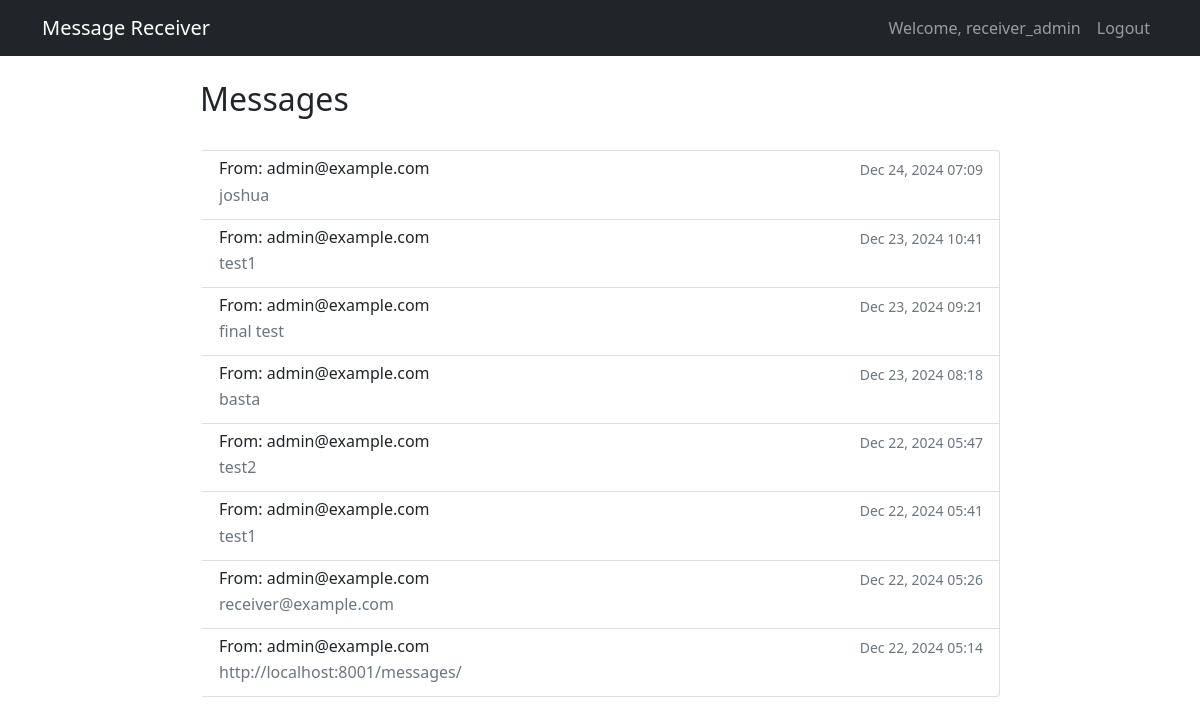
The app's page / (signed in) with its own data.
### core/models.py (models this page shows, shortened)
class ReceivedMessage(models.Model):
    receiver = models.ForeignKey(User, on_delete=models.CASCADE, related_name='received_messages')
    sender_email = models.EmailField()
    encrypted_content = models.TextField()
    decrypted_content = models.TextField(blank=True)
    timestamp = models.DateTimeField(auto_now_add=True)
    is_read = models.BooleanField(default=False)
    original_message_id = models.IntegerField(null=True, blank=True)
    class Meta:
        ordering = ['-timestamp']

### core/views.py (the view)
# urls.py: path('', inbox_view, name='inbox'),
@login_required
def inbox_view(request):
    received_messages = ReceivedMessage.objects.filter(receiver=request.user).order_by('-timestamp')
    sent_messages = SentMessage.objects.filter(sender=request.user).order_by('-timestamp')
    unread_count = received_messages.filter(is_read=False).count()
    return render(request, 'core/inbox.html', {
        'received_messages': received_messages,
        'sent_messages': sent_messages,
        'unread_count': unread_count
    })

### core/templates/core/inbox.html (shortened to what this page needs)
<!DOCTYPE html>
<html>
  <head>
    <link
      href="https://cdn.jsdelivr.net/npm/bootstrap@5.1.3/dist/css/bootstrap.min.css"
      rel="stylesheet"
    />
  </head>
  <body>
    <nav class="navbar navbar-expand-lg navbar-dark bg-dark">
      <div class="container">
        <a class="navbar-brand" href="{% url 'inbox' %}">Message Receiver</a>
        <div class="navbar-nav ms-auto">
          <span class="nav-item nav-link">Welcome, {{ user.username }}</span>
          <a class="nav-item nav-link" href="{% url 'logout' %}">Logout</a>
        </div>
      </div>
    </nav>
    <div class="container mt-4">
      <div class="message-container">
        <div class="d-flex justify-content-between align-items-center mb-4">
          <h2>Messages</h2>
        </div>
        <div class="list-group">
          {% for message in received_messages %}
          <a
            href="{% url 'message_detail' message.id %}"
            class="list-group-item list-group-item-action message-item {% if not message.is_read %}unread{% endif %}"
          >
            <div class="d-flex w-100 justify-content-between">
              <h6 class="mb-1">From: {{ message.sender_email }}</h6>
              <small class="message-meta"
                >{{ message.timestamp|date:"M d, Y H:i" }}</small
              >
            </div>
            <p class="mb-1 message-preview">{{ message.decrypted_content }}</p>
          </a>
          {% empty %}
          <div class="alert alert-info">No messages received.</div>
          {% endfor %}
        </div>
      </div>
    </div>
  </body>
</html>

### core/templates/core/inbox.html (style rules this page uses)
.message-container { max-width: 800px; margin: 0 auto; }
.message-item { border-left: 3px solid transparent; transition: all 0.2s; }
.message-meta { font-size: 0.875rem; color: #6c757d; }
.message-preview { color: #6c757d; overflow: hidden; text-overflow: ellipsis; white-space: nowrap; }

### records on screen
ReceivedMessage: sender_email "admin@example.com", timestamp "Dec 24, 2024 07:09", decrypted_content "joshua"
ReceivedMessage: sender_email "admin@example.com", timestamp "Dec 23, 2024 10:41", decrypted_content "test1"
ReceivedMessage: sender_email "admin@example.com", timestamp "Dec 23, 2024 09:21", decrypted_content "final test"
ReceivedMessage: sender_email "admin@example.com", timestamp "Dec 23, 2024 08:18", decrypted_content "basta"
ReceivedMessage: sender_email "admin@example.com", timestamp "Dec 22, 2024 05:47", decrypted_content "test2"
ReceivedMessage: sender_email "admin@example.com", timestamp "Dec 22, 2024 05:41", decrypted_content "test1"
ReceivedMessage: sender_email "admin@example.com", timestamp "Dec 22, 2024 05:26", decrypted_content "receiver@example.com"
ReceivedMessage: sender_email "admin@example.com", timestamp "Dec 22, 2024 05:14", decrypted_content "http://localhost:8001/messages/"

### other values on screen
{{ user.username }} "receiver_admin"
